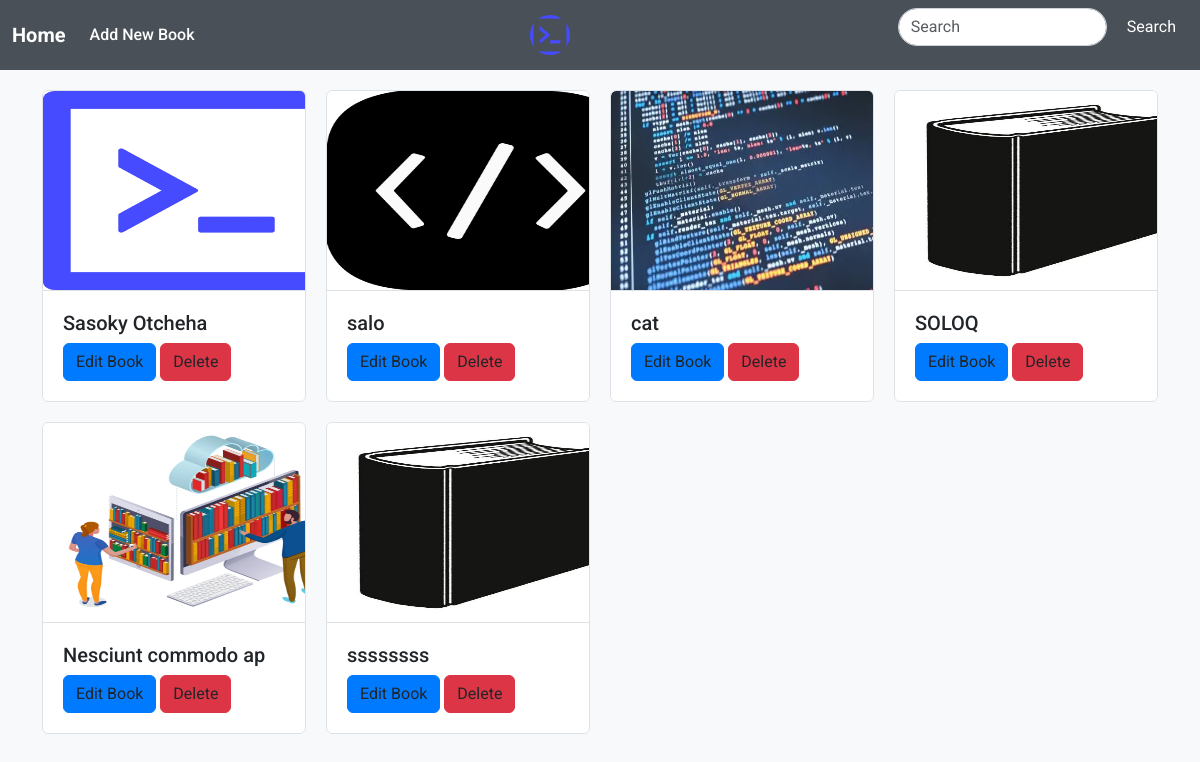
/ (signed in), run on an earlier commit of the app's database.
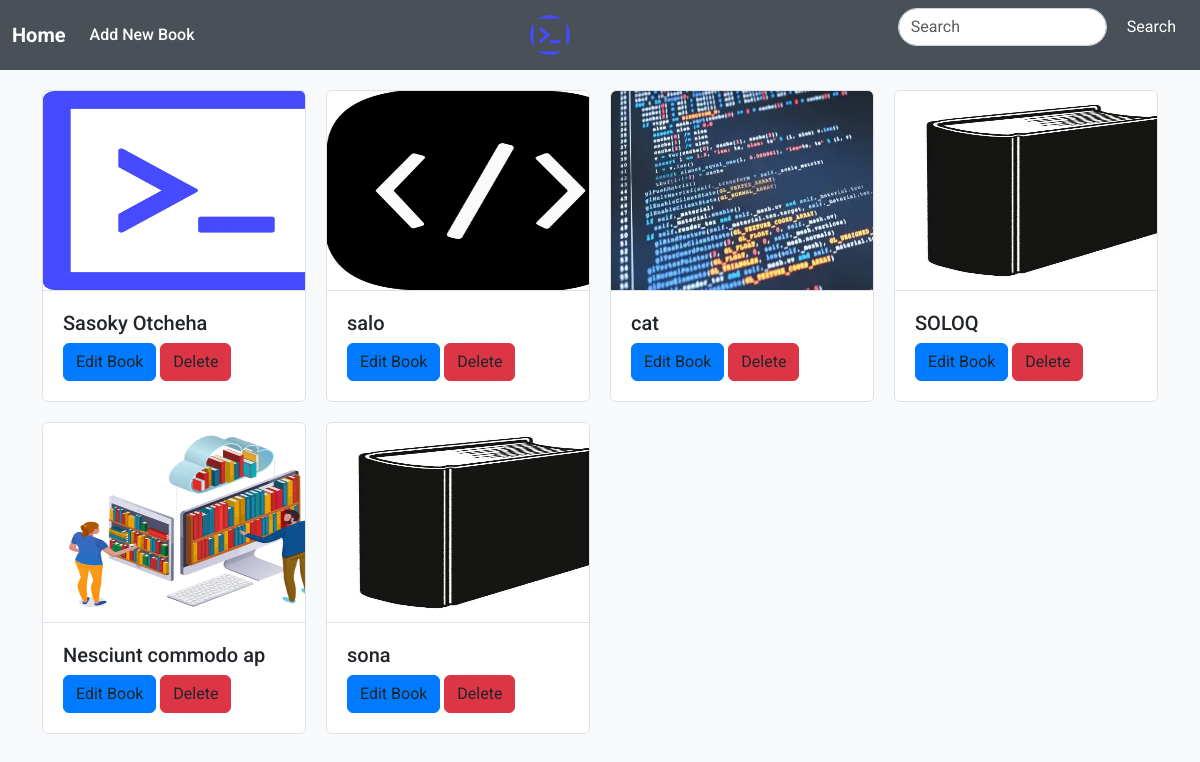
And on a later commit of the database.
### book/models.py (models this page shows, shortened)
class Book(models.Model):
    title = models.CharField(max_length=200)
    author = models.CharField(max_length=200, blank=True)
    photo_book = models.ImageField(upload_to='photos_books', null='True', blank=True, default='book.png')
    photo_author = models.ImageField(upload_to='photos_authors', null=True, blank=True)
    pages = models.IntegerField()
    price = models.DecimalField(max_digits=5, decimal_places=2,null=True, blank=True)
    descripition = models.TextField(null=True, blank=True)
    created_at = models.DateTimeField(auto_now_add=True)
    active = models.BooleanField(default=True)
    status = models.CharField(max_length=50, choices=status_books, null=True, blank=True)

### book/views.py (the view)
# urls.py: path('', BookListView.as_view(), name='book'),
class BookListView(LoginRequiredMixin, ListView):
    model = Book
    template_name = 'book/home.html'
    context_object_name = 'books'
    def get_queryset(self):
        query = self.request.GET.get('search', '')
        return Book.objects.filter(
            Q(title__icontains=query) | Q(author__icontains=query)
        ).distinct()
    def get_context_data(self, **kwargs):
        context = super().get_context_data(**kwargs)
        context['query'] = self.request.GET.get('search', '')
        return context

### book/templates/book/home.html (shortened to what this page needs)
{% extends 'base.html' %}
{% block body %}
<head>
</head>
    <div class="container">
        <div class="grid-container">
            {% for book in books %}
                <div class="card">
                    <a href="{% url 'book:book_details' book.pk %}"><img src="{{ book.photo_book.url }}" style="width:306.9px; height:200px;" class="card-img-top" alt="Sample Image"></a>
                    <div class="card-body">
                        <a href="{% url 'book:book_details' book.pk %}" style="text-decoration: none;"><h5 class="card-title">{{book.title}}</h5></a>
                        <a href="{% url 'book:edit_book' book.pk %}" class="btn btn-primary">Edit Book</a>
                        <a href="{% url 'book:delete_book' book.pk %}" class="btn btn-danger">Delete</a>
                    </div>
                </div>
            {% endfor %}
        </div>
    </div>
{% endblock body %}

What changed in the data, as far as the page shows it:
changed Book: title "ssssssss" → "sona"
